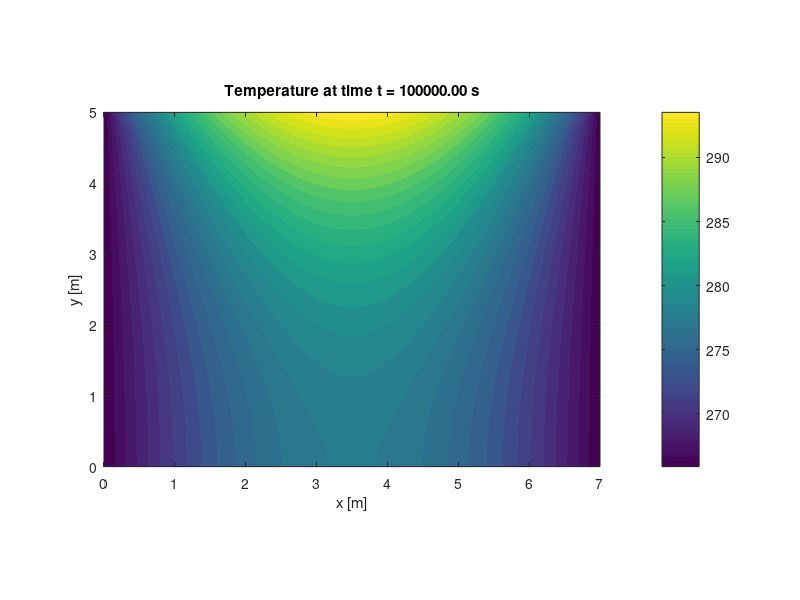
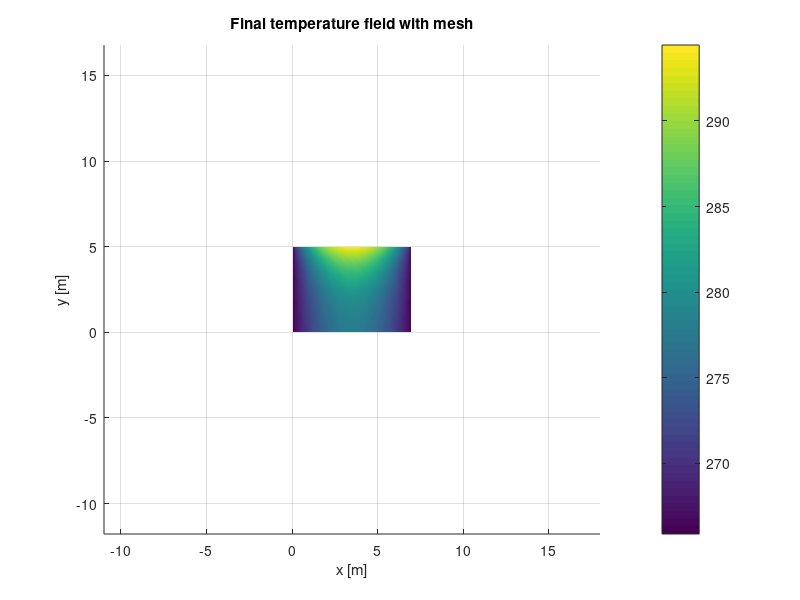
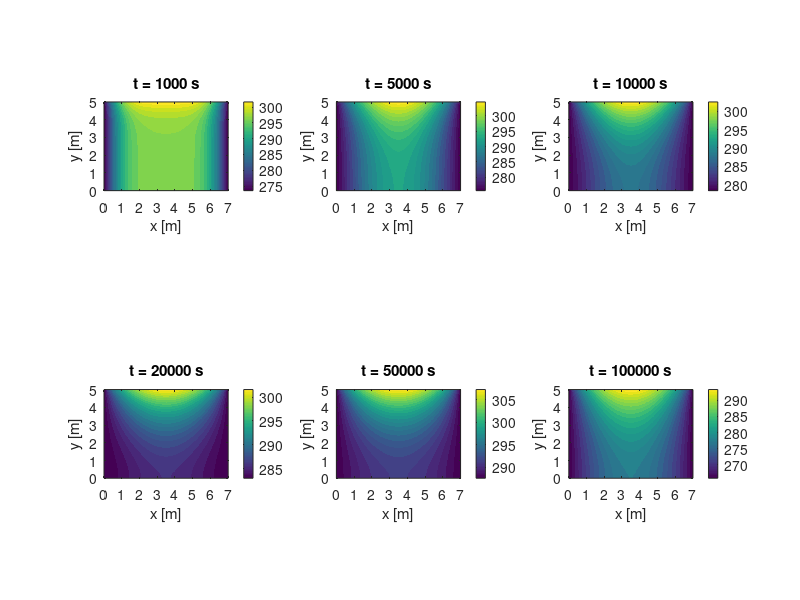

These charts were generated, in order, by the following MATLAB code: (Note: this script raises an error after producing the figures.)
clc;
clear;
close all;

%% ============================================================
%  FEM Room Temperature Control - Part 1.1
%  2D transient heat conduction using:
%  - 4-node bilinear quadrilateral elements
%  - uniform mesh
%  - Backward Euler (implicit) time stepping
%
%  Governing equation:
%      rho*cp*dT/dt - div(k grad(T)) = qvol
%
%  BCs for validation case:
%      Left wall   : T = 300 K   (Dirichlet)
%      Right wall  : T = 250 K   (Dirichlet)
%      Bottom wall : adiabatic   (natural BC, no action needed)
%      Top wall    : prescribed heat flux q_top
%% ============================================================

%% -----------------------------
%  Physical properties
%% -----------------------------
k   = 0.5;      % W/m-K
rho = 1.184;    % kg/m^3
cp  = 1000;     % J/kg-K

%% -----------------------------
%  Domain
%% -----------------------------
Lx = 7.0;       % m
Ly = 5.0;       % m

%% -----------------------------
%  Source term
%% -----------------------------
qvol = 0.0;     % W/m^3

%% -----------------------------
%  Boundary conditions
%% -----------------------------
T_left  = 300.0;    % K
T_right = 250.0;    % K
q_top   = 4.0;      % W/m^2

%% -----------------------------
%  Initial condition
%% -----------------------------
T_init = 297.0;     % K

%% -----------------------------
%  Mesh
%% -----------------------------
Nx = 28;            % number of elements in x
Ny = 20;            % number of elements in y

dx = Lx / Nx;
dy = Ly / Ny;

[xg, yg] = meshgrid(0:dx:Lx, 0:dy:Ly);

% Node list
nodes = [xg(:), yg(:)];
nNodes = size(nodes,1);

% -------------------------------------------------
% Element connectivity consistent with MATLAB's
% columnwise storage of xg(:), yg(:)
%
% local node ordering:
%   4 ---- 3
%   |      |
%   |      |
%   1 ---- 2
% -------------------------------------------------
elems = zeros(Nx*Ny, 4);
e = 0;

for i = 1:Nx
    for j = 1:Ny
        e = e + 1;

        n1 = (i-1)*(Ny+1) + j;       % bottom-left
        n2 = i*(Ny+1) + j;           % bottom-right
        n3 = i*(Ny+1) + (j+1);       % top-right
        n4 = (i-1)*(Ny+1) + (j+1);   % top-left

        elems(e,:) = [n1 n2 n3 n4];
    end
end

nElem = size(elems,1);

%% -----------------------------
%  Initialize global matrices/vectors
%% -----------------------------
K    = sparse(nNodes, nNodes);   % conductivity matrix
C    = sparse(nNodes, nNodes);   % capacity matrix
Fq   = zeros(nNodes,1);          % volumetric source vector
Ftop = zeros(nNodes,1);          % top boundary flux vector

%% -----------------------------
%  2x2 Gauss quadrature for area
%% -----------------------------
gp = [-1/sqrt(3),  1/sqrt(3)];
gw = [1, 1];

%% ============================================================
%  Element assembly
%% ============================================================
for ee = 1:nElem
    conn = elems(ee,:);

    xe = nodes(conn,1);
    ye = nodes(conn,2);

    Ke = zeros(4,4);
    Ce = zeros(4,4);
    Fe_vol = zeros(4,1);

    %% Area integrals
    for ii = 1:2
        xi = gp(ii);
        wi = gw(ii);

        for jj = 1:2
            eta = gp(jj);
            wj = gw(jj);

            % Shape functions
            N = 0.25 * [ ...
                (1-xi)*(1-eta);
                (1+xi)*(1-eta);
                (1+xi)*(1+eta);
                (1-xi)*(1+eta)];

            % Derivatives wrt natural coordinates [dN/dxi, dN/deta]
            dN_dxi = 0.25 * [ ...
                -(1-eta),  -(1-xi);
                 (1-eta),  -(1+xi);
                 (1+eta),   (1+xi);
                -(1+eta),   (1-xi)];

            % Jacobian
            J = [dN_dxi(:,1)'; dN_dxi(:,2)'] * [xe ye];
            detJ = det(J);

            if detJ <= 0
                error('Non-positive Jacobian detected in element %d.', ee);
            end

            invJ = inv(J);

            % Correct derivative transformation
            dN_dxdy = dN_dxi * invJ;   % 4x2

            % B matrix
            B = dN_dxdy';              % 2x4

            % Element matrices
            Ke = Ke + (B' * (k * eye(2)) * B) * detJ * wi * wj;
            Ce = Ce + (rho * cp) * (N * N') * detJ * wi * wj;
            Fe_vol = Fe_vol + N * qvol * detJ * wi * wj;
        end
    end

    %% Top edge heat flux integral
    if abs(ye(3) - Ly) < 1e-12 && abs(ye(4) - Ly) < 1e-12
        Fe_top = zeros(4,1);

        eta = 1.0;   % top edge

        for ii = 1:2
            xi = gp(ii);
            wi = gw(ii);

            N_edge = 0.25 * [ ...
                (1-xi)*(1-eta);
                (1+xi)*(1-eta);
                (1+xi)*(1+eta);
                (1-xi)*(1+eta)];

            dN_dxi_edge = 0.25 * [ ...
                -(1-eta),  -(1-xi);
                 (1-eta),  -(1+xi);
                 (1+eta),   (1+xi);
                -(1+eta),   (1-xi)];

            dx_dxi = sum(dN_dxi_edge(:,1) .* xe);
            dy_dxi = sum(dN_dxi_edge(:,1) .* ye);
            Jedge = sqrt(dx_dxi^2 + dy_dxi^2);

            % Positive q_top means heat added into the domain
            Fe_top = Fe_top + N_edge * q_top * Jedge * wi;
        end

        Ftop(conn) = Ftop(conn) + Fe_top;
    end

    %% Global assembly
    K(conn,conn) = K(conn,conn) + Ke;
    C(conn,conn) = C(conn,conn) + Ce;
    Fq(conn)     = Fq(conn) + Fe_vol;
end

%% ============================================================
%  Boundary node identification
%% ============================================================
x = nodes(:,1);

leftNodes  = find(abs(x - 0.0) < 1e-12);
rightNodes = find(abs(x - Lx) < 1e-12);

dirichletNodes = unique([leftNodes; rightNodes]);
freeNodes      = setdiff((1:nNodes)', dirichletNodes);

Tbc = nan(nNodes,1);
Tbc(leftNodes)  = T_left;
Tbc(rightNodes) = T_right;

%% ============================================================
%  Diagnostics before time stepping
%% ============================================================
fprintf('Assembly diagnostics:\n');

Cdiag = full(diag(C));   % convert sparse → full

fprintf('  min(diag(C))        = %e\n', min(Cdiag));
fprintf('  max(diag(C))        = %e\n', max(Cdiag));
fprintf('  ||K-K''||_fro        = %e\n', norm(K-K','fro'));
fprintf('  nnz(K)              = %d\n', nnz(K));
fprintf('  nnz(C)              = %d\n\n', nnz(C));

%% ============================================================
%  Time stepping
%% ============================================================
dt     = 100.0;       % s
tEnd   = 100000.0;     % s
nSteps = round(tEnd / dt);

T = T_init * ones(nNodes,1);

A = C + dt*K;
RHS_const = dt * (Fq + Ftop);

saveTimes = [1000, 5000, 10000, 20000, 50000, 100000];
saved = zeros(nNodes, numel(saveTimes));
saveCount = 1;

for n = 1:nSteps
    t = n * dt;

    T_wall = 273 + 15*sin(pi*t/86400);

    Tbc(leftNodes)  = T_wall;
    Tbc(rightNodes) = T_wall;

    b = C*T + RHS_const;

    A_mod = A;
    b_mod = b;

    % Move known Dirichlet contributions to RHS
    b_mod(freeNodes) = b_mod(freeNodes) - A_mod(freeNodes, dirichletNodes) * Tbc(dirichletNodes);

    % Enforce Dirichlet BCs strongly
    A_mod(dirichletNodes,:) = 0;
    A_mod(:,dirichletNodes) = 0;
    A_mod(sub2ind(size(A_mod), dirichletNodes, dirichletNodes)) = 1.0;

    b_mod(dirichletNodes) = Tbc(dirichletNodes);

    % Solve
    T = A_mod \ b_mod;

    if any(isnan(T)) || any(isinf(T))
        error('NaN or Inf detected at step %d, time %g s.', n, t);
    end

    if mod(n,20) == 0 || n == 1
        fprintf('step = %4d, t = %8.1f s, Tmin = %10.4f, Tmax = %10.4f\n', ...
            n, t, min(T), max(T));
    end

    if saveCount <= numel(saveTimes) && abs(t - saveTimes(saveCount)) < 0.5*dt
        saved(:,saveCount) = T;
        saveCount = saveCount + 1;
    end
end

%% ============================================================
%  Reshape for plotting
%% ============================================================
Tgrid = reshape(T, Ny+1, Nx+1);

%% Final temperature field
figure;
contourf(xg, yg, Tgrid, 30, 'LineColor', 'none');
colorbar;
axis equal tight;
xlabel('x [m]');
ylabel('y [m]');
title(sprintf('Temperature at time t = %.2f s', tEnd));

%% Final field with mesh
figure;
surf(xg, yg, Tgrid, 'EdgeColor', [0.2 0.2 0.2]);
view(2);
shading interp;
colorbar;
axis equal tight;
xlabel('x [m]');
ylabel('y [m]');
title('Final temperature field with mesh');

%% Transient snapshots
figure;
for i = 1:numel(saveTimes)
    subplot(2, ceil(numel(saveTimes)/2), i);
    Tplot = reshape(saved(:,i), Ny+1, Nx+1);
    contourf(xg, yg, Tplot, 25, 'LineColor', 'none');
    colorbar;
    axis equal tight;
    xlabel('x [m]');
    ylabel('y [m]');
    title(sprintf('t = %.0f s', saveTimes(i)));
end
sgtitle('Temperature evolution');

%% Final report
fprintf('\nFinal Tmin = %.4f K\n', min(T));
fprintf('Final Tmax = %.4f K\n', max(T));
